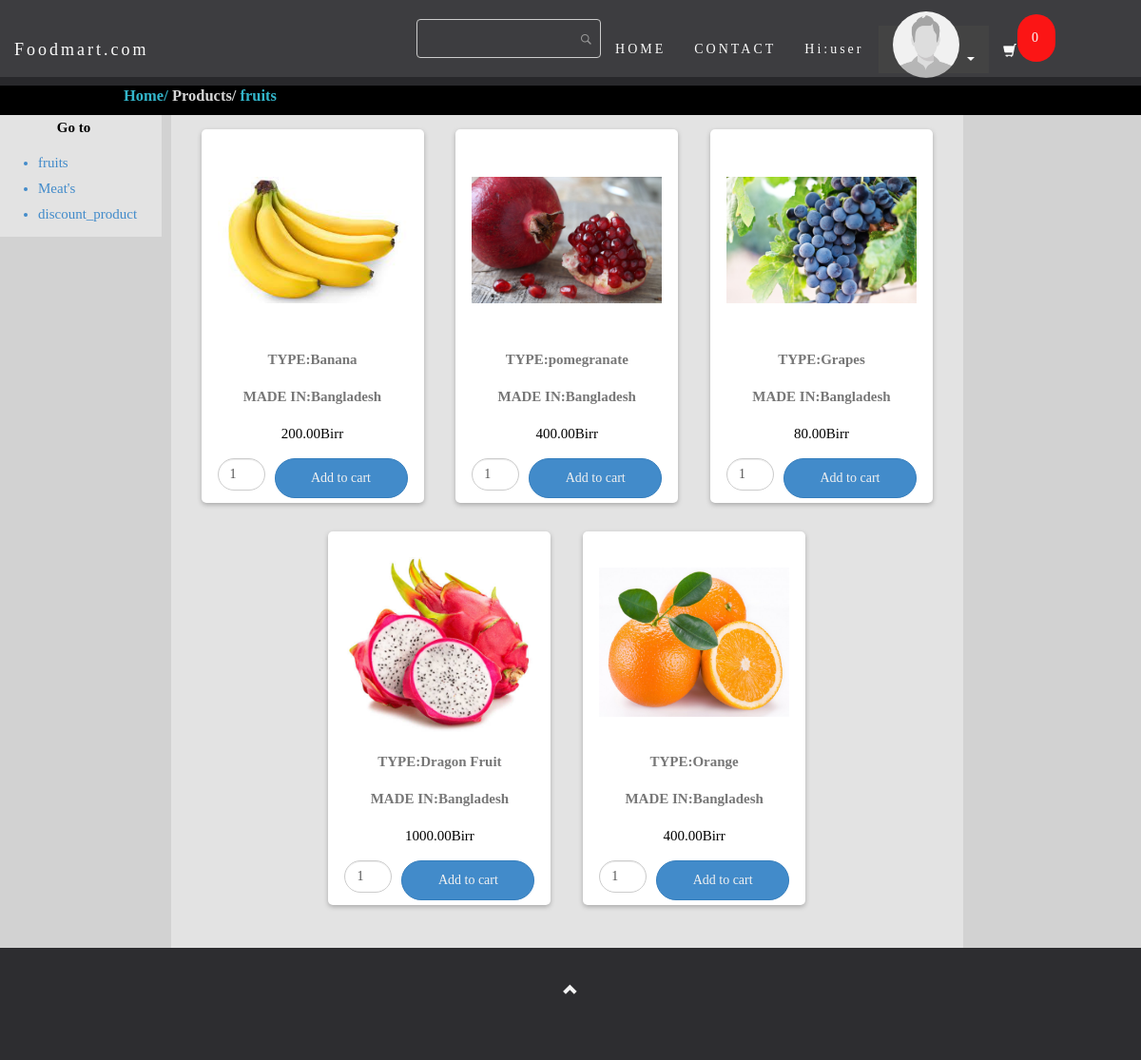
The page /fruits/meat.php (signed in) on the database its author committed.
### tables this page shows
CREATE TABLE `member` (
  `mem_id` int(11) NOT NULL,
  `firstname` varchar(50) NOT NULL,
  `lastname` varchar(50) NOT NULL,
  `username` varchar(30) NOT NULL,
  `email` varchar(25) NOT NULL,
  `password` varchar(12) NOT NULL,
  `profile` varchar(255) NOT NULL,
  `product` varchar(255) NOT NULL
);

CREATE TABLE `productfruits` (
  `id` int(11) NOT NULL,
  `name` varchar(255) NOT NULL,
  `code` varchar(255) NOT NULL,
  `image` varchar(255) NOT NULL,
  `price` double(10,2) NOT NULL,
  `madein` varchar(255) NOT NULL
);

### db/session.php (called while the page is built, shortened)
<?php
$id_session=$_SESSION['id'];
?>

### fruits/db/dbcontroller.php (called while the page is built, shortened)
<?php
class DBController {
	private $host = "localhost";
	private $user = "root";
	private $password = "";
	private $database = "Foodmart";
	private $connection = "";
	function __construct() {
		$conn = $this->connectDB();
		$this->connection = $conn;
	}
	function connectDB() {
		$conn = mysqli_connect($this->host,$this->user,$this->password,$this->database);
		return $conn;
	}
	function runQuery($query) {
		$result = mysqli_query($this->connection,$query);
		while($row=mysqli_fetch_assoc($result)) {
			$resultset[] = $row;
		}
		if(!empty($resultset))
			return $resultset;
	}
}
?>

### fruits/meat.php (the view, shortened to what this page needs)
<?php require ('../db/session.php'); ?>
<?php
require_once("db/dbcontroller.php");
$db_handle = new DBController();
?>
<!DOCTYPE html>
<html>
<head>
  <link rel="stylesheet" href="style.css">
  <link rel="stylesheet" href="../bootstrap/css/bootstrap.min.css">
 </head>
 <body>
 <?php
$session_items = 0;
?>
 <nav class="navbar navbar-default navbar-fixed-top">
  <div class="container-fluid">
    <div class="navbar-header">
      <a class="navbar-brand" id="font" href="../index2.php" >Foodmart.com</a>
    </div>
    <div class="collapse navbar-collapse" id="myNavbar">
      <ul class="nav navbar-nav navbar-right" style="margin-right:80px;">
        <li>
        <form name="frmSearch" action="" method="post">
         <li style='text-align:right;margin:20px 0px;'><input type='text' name='search[keyword]' value="" id='keyword' maxlength='25'></li>
       </form>
     </li>
        <li class="font"><a href="../index2.php">HOME</a></li>
        <li class="font"><a href="#contact">CONTACT</a></li>
        <?php require ('../db/config.php'); ?>
  <?php
              $result= mysqli_query($conn,"select * from member where mem_id = $id_session ") or die (mysqli_error());
              while ($row= mysqli_fetch_array ($result) ){
              ?>
      <li><a href="" style="color: #ffffff;">Hi:<?php echo $row ['username']; ?></a></li>
      <li class="dropdown">
          <a class="dropdown-toggle" data-toggle="dropdown" href="#" style="background-color:#333;height: 50px;"><img src="profile/<?php echo $row ['profile'];?>" style="width:70px;height: 70px;margin-top: 0px;border-radius: 360px;margin-top: -30px;">
          <span class="caret" style="color: #ffffff;"></span></a>
        </li>
        <li class="font"><a href=""class="glyphicon glyphicon-shopping-cart"></a></li>
        <li class="font"><a href="shopping_cart.php" style="background:red;border-radius:360px;margin-top:15px;margin-right:10px;"><?php echo $session_items; ?></a></li>
      </ul>
    </div>
  </div>
</nav>
<br><br><br>
  <div class="txt-heading" style="text-align:left;color:#d5d5d5;"><a href="../index2.php" style="text-decoration:none;color:#33B6CB;margin-left:120px;">Home/</a> Products/ <a href="fruits.php" style="color:#33B6CB;text-decoration: none;">fruits</a></div>
 <div class="container-fluid" style="width:90%;">
  <div class="row">
    <div class="col-sm-2" style="background-color:#e3e3e3;color:#428bca;">
              <p style="color:#000;font-weight:bolder;text-align: center;">Go to</p>
              <ul>
                <li class=""><a href="fruits.php">fruits</a></li>
                <li><a href="../meat/Meat.php">Meat's</a></li>
                <li><a href="../discount_product/discount_product.php">discount_product</a></li>
              </ul>
            <?php }?>
    </div>
    <div class="col-sm-9" style="background-color:#e3e3e3;margin-left: 10px;">
      <div id="product-grid">
  <?php
  $product_array = $db_handle->runQuery("SELECT * FROM productfruits ORDER BY id ASC");
  if (!empty($product_array)) {
    foreach($product_array as $key=>$value){
  ?>
    <div class="product-item" style="background:#fff;">
      <form method="post" action="fruits.php?action=add&code=<?php echo $product_array[$key]["code"]; ?>">
      <div class="product-image"><img style="max-height: 250px;max-width: 250px;" src="fruitsproduct/<?php echo $product_array[$key]["image"]; ?>"></div>
      <div><strong>TYPE:<?php echo $product_array[$key]["name"]; ?></strong></div>
      <div><strong>MADE IN:<?php echo $product_array[$key]["madein"]; ?></strong></div>
      <div class="product-price"><?php echo $product_array[$key]["price"]. "Birr"; ?></div>
      <div><input class="form-control" style="float:left;max-width:25%;border-radius:360px;" type="text" name="quantity" value="1" size="2" /><input type="submit" value="Add to cart" class="btn btn-primary" style="float:right;width:70%;border-radius:360px;" /></div>
      </form>
    </div>
  <?php
      }
  }
  ?>
    </div>
  </div>
</div>
</div>
  <footer class="text-center">
  <a class="up-arrow" href="#myPage" data-toggle="tooltip" title="TO TOP">
    <span class="glyphicon glyphicon-chevron-up"></span>
  </a><br><br>
</footer>
 </body>
 </html>

### fruits/style.css (style rules this page uses)
body { font-family:comic sans Ms,serif; font: 400 15px/1.8 comic sans Ms,serif; color: #777; font-weight:600px; background-color:#d2d2d2; }
.navbar { font-family:comic sans Ms,serif; height: 90px; margin-bottom: 0; border: 0; font-size: 14px !important; letter-spacing: 3px; opacity: 0.9; }
#font { color: #ffffff !important; }
.font a { color: #ffffff !important; }
.navbar li a, .navbar .navbar-brand { margin-top: 27px; }
.txt-heading { padding: 5px 10px;font-size:1.1em;font-weight:bold;color:#999; }
#product-grid { margin-bottom:30px; max-width:100%;text-align:center; }
.txt-heading { background-color: #000; color:#FFF; }
.product-item { box-shadow: 0px 2px 5px rgba(0, 0, 0, 0.25); border-radius: 5px; margin: 15px; padding: 5px; display: inline-block; position:relative; }
.product-item div { text-align:center; margin:12px; }
.product-price { color:#000; }
.product-image { height:200px;width:200px;background-color:#FFF; }
.product-image img { object-fit: contain !important; height: 100% !important; width: 100% !important; }

### fruits/meat.php (style rules this page uses)
body { font-family:comic sans Ms,serif; font: 400 15px/1.8 comic sans Ms,serif; color: #777; font-weight:600px; background-color:#d2d2d2; }
.btn { padding: 10px 20px; color: #f1f1f1; border-radius: 0; transition: .2s; }
.navbar { font-family:comic sans Ms,serif; height: 90px; margin-bottom: 0; background-color: #2d2d30; border: 0; font-size: 14px !important; letter-spacing: 3px; opacity: 0.9; }
#font { color: #ffffff !important; }
.font a { color: #ffffff !important; }
.navbar li a, .navbar .navbar-brand { margin-top: 27px; }
footer { background-color: #2d2d30; color: #f5f5f5; padding: 32px; }
footer a { color: #f5f5f5; }
.form-control { border-radius: 0; }
#keyword { border: #CCC 1px solid; border-radius: 4px; padding: 7px;background:url("demo-search-icon.png") no-repeat center right 7px; }

### rows shown on the page
member: username "user", profile (placeholder picture)
productfruits: image (picture), name "Banana", madein "Bangladesh", price "200.00"
productfruits: image (picture), name "pomegranate", madein "Bangladesh", price "400.00"
productfruits: image (picture), name "Grapes", madein "Bangladesh", price "80.00"
productfruits: image (picture), name "Dragon Fruit", madein "Bangladesh", price "1000.00"
productfruits: image (picture), name "Orange", madein "Bangladesh", price "400.00"
